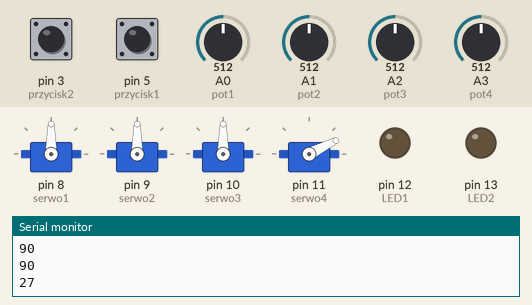
Recording of a sketch running on a simulated Arduino Uno, built with avr-gcc and run on an emulated ATmega328P. On the bench: 4 × servo, output pins drawn as LEDs (lit = HIGH), the last lines printed to the serial monitor. Dashed ring = blinking. The test bench sets the inputs (shaded band); at power-on: pin 5 (przycisk1) HIGH, pin 3 (przycisk2) HIGH, A0 (pot1) = 512, A3 (pot4) = 512, A1 (pot2) = 512, A2 (pot3) = 512.

Above: at 1.2 s.
1.3 s: pin 5 (przycisk1) pulled LOW for 1 s
At 1.44 s:
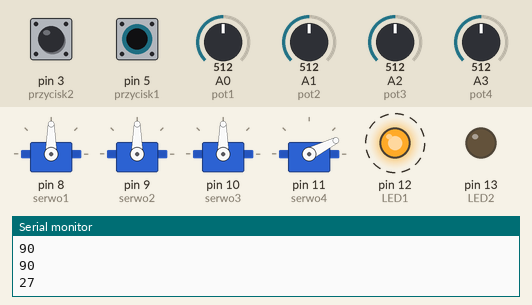
3.8 s: pin 3 (przycisk2) pulled LOW for 0.15 s
At 4.6 s:
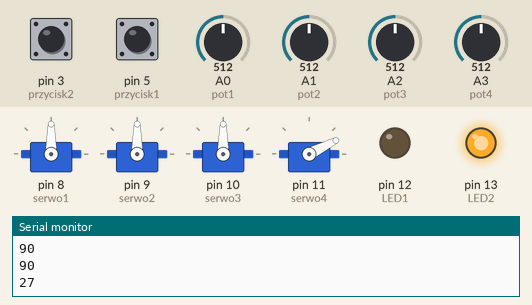
6.9 s: pin 3 (przycisk2) pulled LOW for 1 s
At 7.5 s:
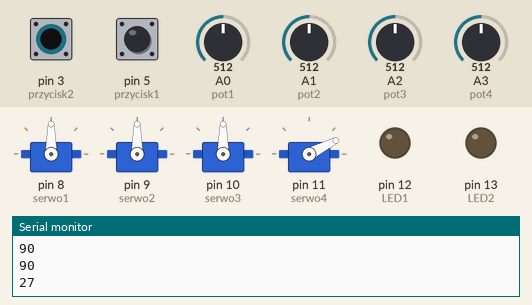
9.4 s: A0 (pot1) set to 716
At 10.5 s:
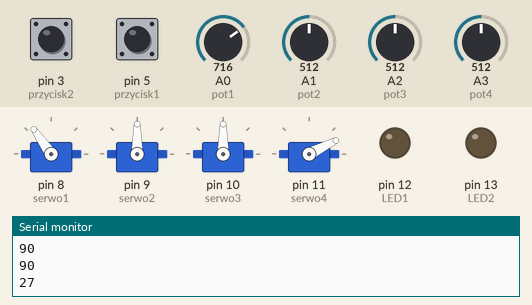
10.9 s: A3 (pot4) set to 716
At 11.8 s:
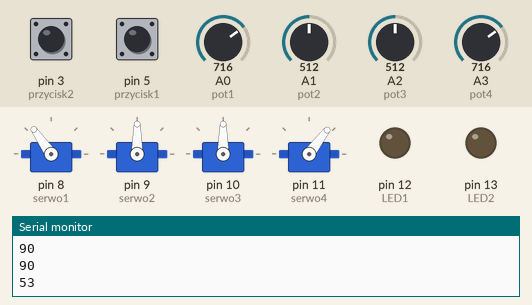
12.4 s: A1 (pot2) set to 992
At 13.2 s:
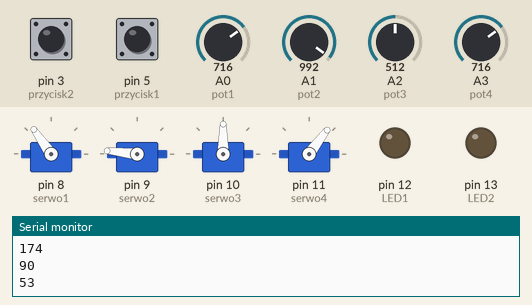
Timing chart, 0 to 14.9 s (numbered marks = the images above; inputs shaded):
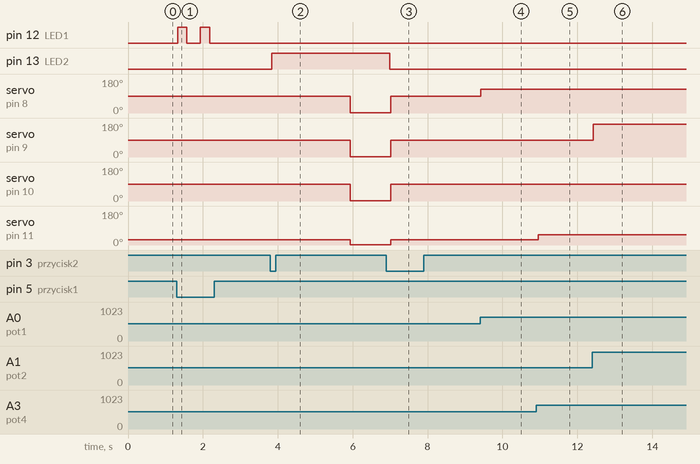

Measured:
- after the input at 1.3 s, pin 12 (LED1): alternates HIGH for 0.25 s and LOW for 0.36 s, 4 changes in all, then stays LOW, starting at once
- after the input at 3.8 s, pin 13 (LED2): LOW → HIGH at once; servo on pin 8 (serwo1), servo on pin 9 (serwo2), servo on pin 10 (serwo3): 90° → 1° after 2.1 s; servo on pin 11 (serwo4): 27° → 1° after 2.1 s
- after the input at 6.9 s, pin 13 (LED2): HIGH → LOW after 0.09 s; servo on pin 8 (serwo1), servo on pin 9 (serwo2), servo on pin 10 (serwo3): 1° → 90° after 0.12 s; servo on pin 11 (serwo4): 1° → 27° after 0.12 s
- after the input at 9.4 s, servo on pin 8 (serwo1): 90° → 125° at once
- after the input at 10.9 s, servo on pin 11 (serwo4): 27° → 53° after 0.05 s
- after the input at 12.4 s, servo on pin 9 (serwo2): 90° → 174° at once

The sketch:

robot_arm.ino
```cpp
#include <Servo.h>

//Servos
Servo serwo1;
Servo serwo2;
Servo serwo3;
Servo serwo4;
//LED's
const int LED1 = 12;
const int LED2 = 13;
//Buttons
const int przycisk1 = 5;
const int przycisk2 = 3;
//Button value
int przycisk1ilerazy = 0;
int przycisk2ilerazy = 0;
//Potentiometers
const int pot1 = A0;
const int pot2 = A1;
const int pot3 = A2;
const int pot4 = A3;
//Potentiometer values
int pot1wart;
int pot2wart;
int pot3wart;
int pot4wart;
int pot1Kat;
int pot2Kat;
int pot3Kat;
int pot4Kat;
//Save the servo position
int serwo1Poz[] = {1,1,1,1,1,1};
int serwo2Poz[] = {1,1,1,1,1,1};
int serwo3Poz[] = {1,1,1,1,1,1};
int serwo4Poz[] = {1,1,1,1,1,1};

void setup() {

//Pin setup
serwo1.attach(8);
serwo2.attach(9);
serwo3.attach(10);
serwo4.attach(11);

pinMode(LED1, OUTPUT);
pinMode(LED2, OUTPUT);

pinMode(przycisk1, INPUT_PULLUP);
pinMode(przycisk2, INPUT_PULLUP);
//interrupt
attachInterrupt(digitalPinToInterrupt(przycisk2), funkcja, FALLING);

Serial.begin(9600);
}

void loop() {

pot1wart = analogRead(pot1);//Read value from potentiometer
pot1Kat = map(pot1wart, 0, 1023, 0 , 180); //map the value from potentiometer to angle
pot2wart = analogRead(pot2);
pot2Kat = map(pot2wart, 0, 1023, 0 , 180);
pot3wart = analogRead(pot3);
pot3Kat = map(pot3wart, 0, 1023, 0 , 180);
pot4wart = analogRead(pot4);
pot4Kat = map(pot4wart, 300, 1000, 0 ,90);
{
  serwo1.write(pot1Kat); //servo motion
  serwo2.write(pot2Kat);
  serwo3.write(pot3Kat);
  serwo4.write(pot4Kat);
  Serial.println(pot1Kat);
  Serial.println(pot2Kat);
  Serial.println(pot3Kat);
  Serial.println(pot4Kat);
  delay(30);
}
if(digitalRead(przycisk1) == LOW){//checks how many times przycisk1 had been push and saves the servo value to array
  przycisk1ilerazy++;
  digitalWrite(LED1, HIGH);
  delay(250);
  digitalWrite(LED1, LOW);
  switch(przycisk1ilerazy){
    case 1:
        serwo1Poz[0] = pot1Kat;
        serwo2Poz[0] = pot2Kat;
        serwo3Poz[0] = pot3Kat;
        serwo4Poz[0] = pot4Kat;
        Serial.println("Pozycja 1 zapisana");
        break;
    case 2:
        serwo1Poz[1] = pot1Kat;
        serwo2Poz[1] = pot2Kat;
        serwo3Poz[1] = pot3Kat;
        serwo4Poz[1] = pot4Kat;
        Serial.println("Pozycja 2 zapisana");
        break;
    case 3:
        serwo1Poz[2] = pot1Kat;
        serwo2Poz[2] = pot2Kat;
        serwo3Poz[2] = pot3Kat;
        serwo4Poz[2] = pot4Kat;
        Serial.println("Pozycja 3 zapisana");
        break;
    case 4:
        serwo1Poz[3] = pot1Kat;
        serwo2Poz[3] = pot2Kat;
        serwo3Poz[3] = pot3Kat;
        serwo4Poz[3] = pot4Kat;
        Serial.println("Pozycja 4 zapisana");
        break;
    case 5:
        serwo1Poz[4] = pot1Kat;
        serwo2Poz[4] = pot2Kat;
        serwo3Poz[4] = pot3Kat;
        serwo4Poz[4] = pot4Kat;
        Serial.println("Pozycja 5 zapisana");
        break;
    case 6:
        serwo1Poz[5] = pot1Kat;
        serwo2Poz[5] = pot2Kat;
        serwo3Poz[5] = pot3Kat;
        serwo4Poz[5] = pot4Kat;
        Serial.println("Pozycja 6 zapisana");
        break;
  }
  delay(300);
}
 if(digitalRead(przycisk2) == LOW){
 switch(przycisk2ilerazy){
    case 1: {
      digitalWrite(LED2, HIGH);
  do
  for(int i = 0; i < 6; i++)
    {
      if(przycisk2ilerazy!=1)
      break;
      else{
      serwo1.write(serwo1Poz[i]);
      serwo2.write(serwo2Poz[i]);
      serwo3.write(serwo3Poz[i]);
      serwo4.write(serwo4Poz[i]);
      Serial.println(" Kąty pontecjometrów: ");
      Serial.println(serwo1Poz[i]);
      Serial.println(serwo2Poz[i]);
      Serial.println(serwo3Poz[i]);
      Serial.println(serwo4Poz[i]);
      delay(1050);}
     }
      while(przycisk2ilerazy==1);
     }
    case 2:{
      przycisk2ilerazy=0;
      digitalWrite(LED2, LOW);
      break;
     }}}
delay(30);
}
void funkcja()
{
  przycisk2ilerazy++;
  delay(200);
}
```
